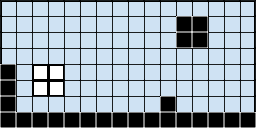

The image is a tile-based game level rendered from a .tmx file. Its description and source (layers, tilesets, objects; grid data summarised) follow:
An orthogonal 16x8 tile map with 16x16 px tiles, 3 tile layers (Floor, WhiteBlock, BlackBlock).

<map version="1.0" orientation="orthogonal" renderorder="right-down" width="16" height="8" tilewidth="16" tileheight="16" nextobjectid="1">
 <tileset firstgid="1" name="mapTileSheet16.png" tilewidth="16" tileheight="16">
  <image source="mapTileSheet16.png" width="64" height="64" />
 </tileset>
 <layer name="Floor" width="16" height="8">
  <data>[128 cells, 128 non-empty, 9 distinct tile ids]</data>
 </layer>
 <layer name="WhiteBlock" width="16" height="8">
  <data>[128 cells, 4 non-empty, 1 distinct tile ids]</data>
 </layer>
 <layer name="BlackBlock" width="16" height="8">
  <data>[128 cells, 24 non-empty, 1 distinct tile ids]</data>
 </layer>
</map>